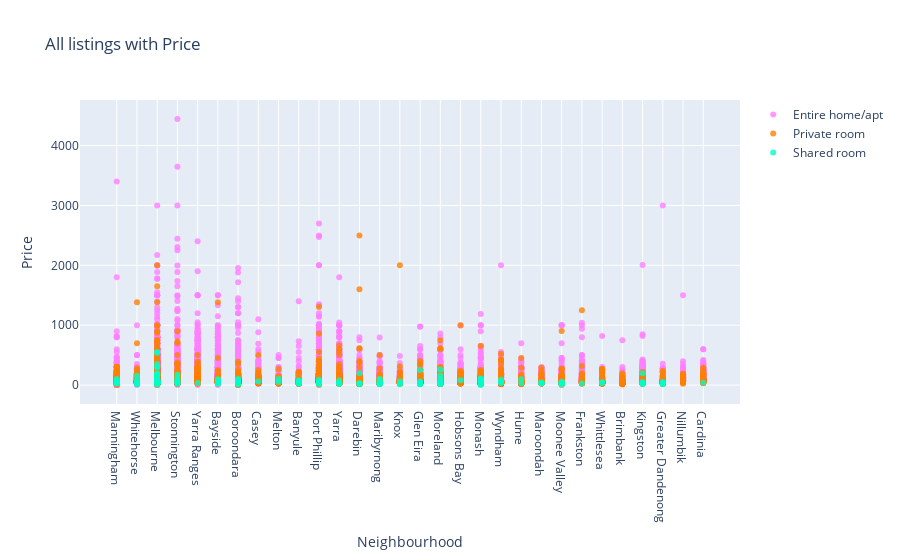

Here is the notebook cell this chart was saved with:
### Markdown cell above
所有列表

### Code cell
# creating trace1
trace1 =go.Scatter(
                    x = listings[listings['room_type']=='Entire home/apt'].sort_values('price')['neighbourhood'],
                    y = listings[listings['room_type']=='Entire home/apt'].sort_values('price')['price'],
                    mode = "markers",
                    name = "Entire home/apt",
                    marker = dict(color = 'rgba(255, 128, 255, 0.8)'))

# creating trace2
trace2 =go.Scatter(
                    x = listings[listings['room_type']=='Private room'].sort_values('price')['neighbourhood'],
                    y = listings[listings['room_type']=='Private room'].sort_values('price')['price'],
                    mode = "markers",
                    name = "Private room",
                    marker = dict(color = 'rgba(255, 128, 2, 0.8)'))


# creating trace3
trace3 =go.Scatter(
                    x = listings[listings['room_type']=='Shared room'].sort_values('price')['neighbourhood'],
                    y = listings[listings['room_type']=='Shared room'].sort_values('price')['price'],
                    mode = "markers",
                    name = "Shared room",
                    marker = dict(color = 'rgba(0, 255, 200, 0.8)'))


data = [trace1, trace2, trace3]
layout = dict(title = 'All listings with Price',
              xaxis= dict(title= 'Neighbourhood',ticklen= 5,zeroline= False),
              yaxis= dict(title= 'Price',ticklen= 5,zeroline= False)
             )
fig = dict(data = data, layout = layout)
iplot(fig)

### Figure 1 — Plotly figure (JSON) as saved in the notebook; plotly's stock layout.template omitted (floating-point values rounded to 4 significant figures; data arrays with more than 128 entries replaced by an {"elided": "..."} marker saying what was removed)
{"data": [{"marker": {"color": "rgba(255, 128, 255, 0.8)"}, "mode": "markers", "name": "Entire home/apt", "type": "scatter", "x": {"elided": "14377 str values"}, "y": {"elided": "14377 int values"}}, {"marker": {"color": "rgba(255, 128, 2, 0.8)"}, "mode": "markers", "name": "Private room", "type": "scatter", "x": {"elided": "8114 str values"}, "y": {"elided": "8114 int values"}}, {"marker": {"color": "rgba(0, 255, 200, 0.8)"}, "mode": "markers", "name": "Shared room", "type": "scatter", "x": {"elided": "400 str values"}, "y": {"elided": "400 int values"}}], "layout": {"title": {"text": "All listings with Price"}, "xaxis": {"ticklen": 5, "title": {"text": "Neighbourhood"}, "zeroline": false}, "yaxis": {"ticklen": 5, "title": {"text": "Price"}, "zeroline": false}}}
